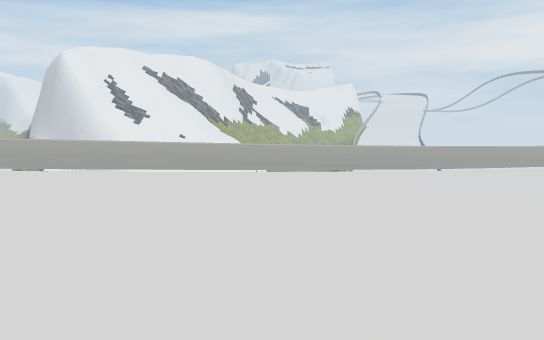
view 1 (above)

16 first-person views from a walk through a Unity game level. The camera is 1.5 m above the floor, tilts 6° down and sees 70° across. The floor is counted in squares, 2 m on a side. Each view is taken from the middle of a square. On the plan, view 1 faces up. The plan holds only what a view shows up to about 12 squares ahead; the rest is blank. The place goes on beyond the plan.

view 2
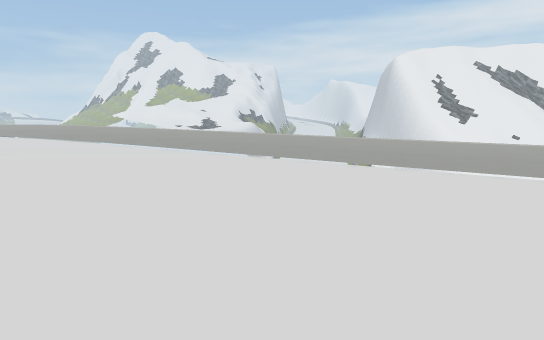

view 3
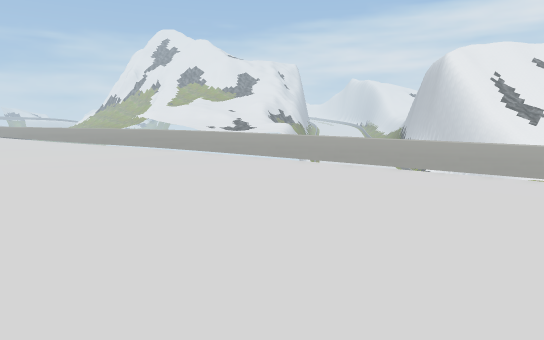

view 4
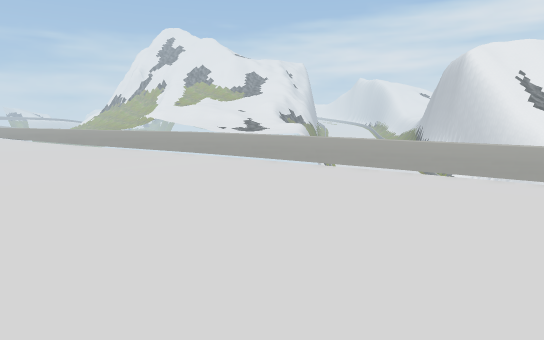

view 5
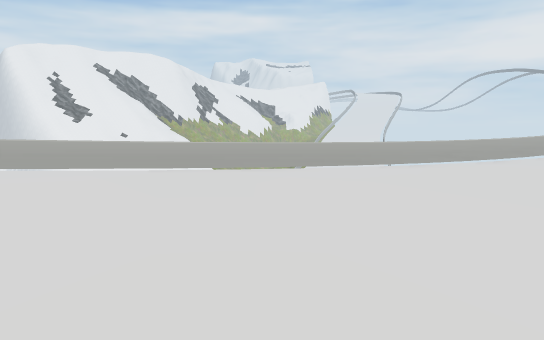

view 6
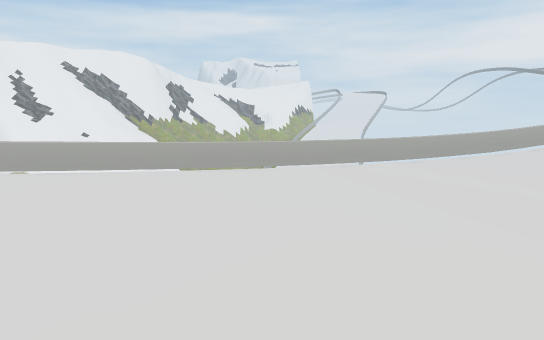

view 7
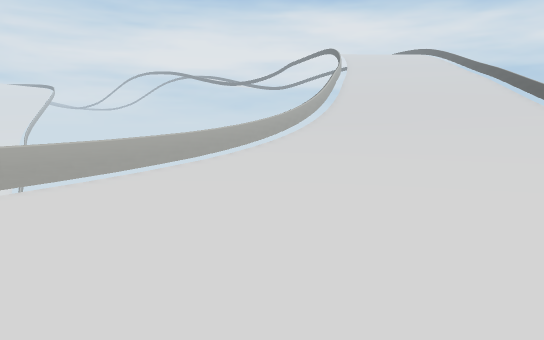

view 8
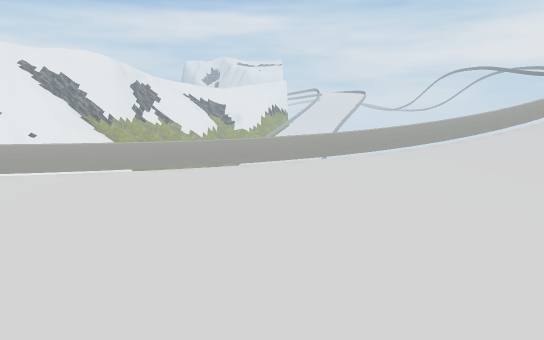

view 9
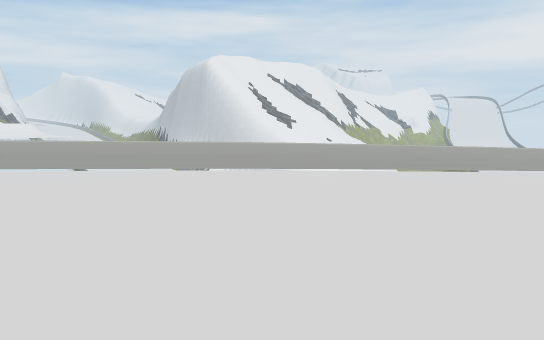

view 10
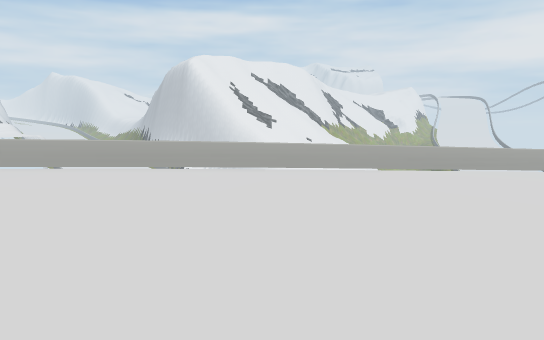

view 11
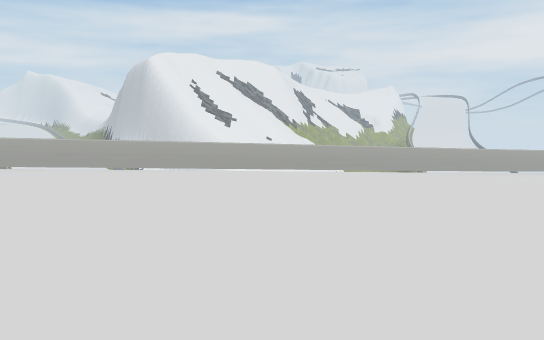

view 12
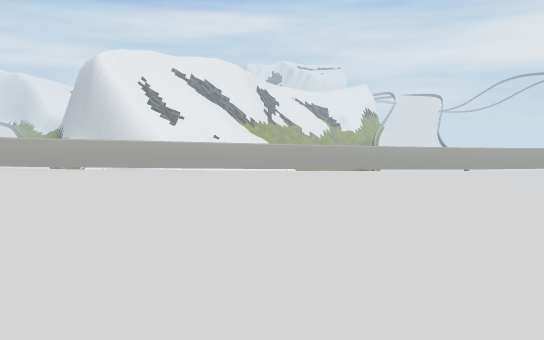

view 13
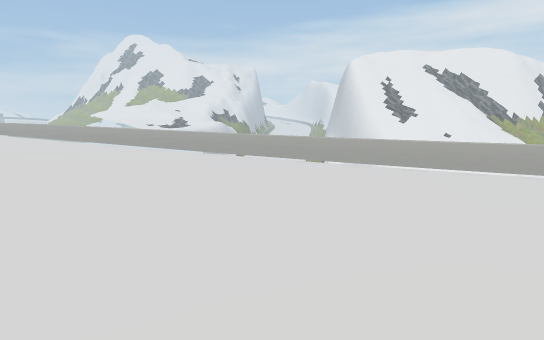

view 14
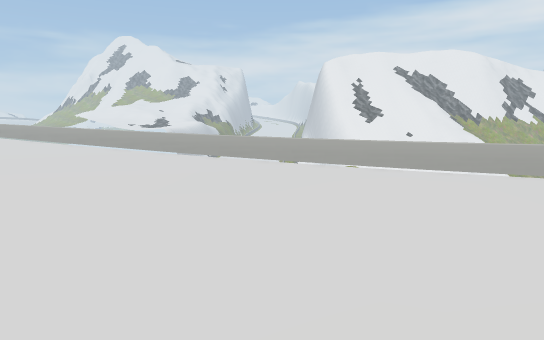

view 15
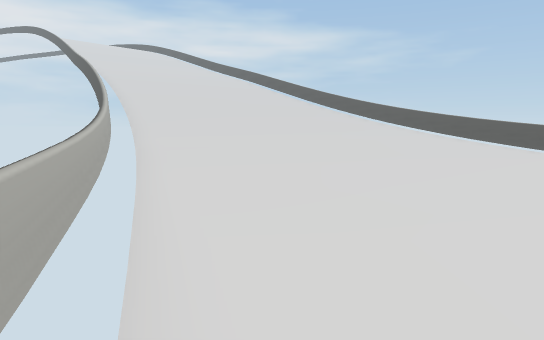

view 16
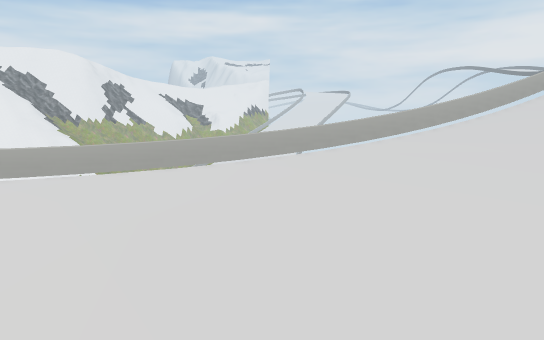

### Floor plan
Key: @ floor where view 1 was taken; # wall or solid block; . main floor; : floor 0.25 m higher than the main floor; - floor 0.25 m lower than the main floor; + floor 0.5 m higher than the main floor; _ floor 0.5 m lower than the main floor; < floor 0.75 m lower than the main floor; ( floor 1 m lower than the main floor; = window, fence, low wall or low ledge.
Columns run from 18 left of view 1 to 18 right of it. Each row starts with its distance up from view 1.
 14                                    ##
 13                                  #===
 12                                ===.:+
 11                           ##===__-..:
 10                        ##===(<<__-..:
  9                    ##====((((<<__-..:
  8                  ====<(((((((<<<__-..
  7              ====__<<<<(((((((<<__-..
  6        ##====--____<<<<(((((((<<__-..
  5  ##======....--_____<<<(((((((<<<__-.
  4 ===:::.......--_____<<<((((((((< _  =
  3 ::::::.......---____<<<<((((  (
  2 :::::::......---____<<<<(((
  1 :::::::.......--_____<<<
  0   :::::.......--__@
 -1   :::::....... -
 -2    ::::.  .
 -3     : :

Positions as (right, up) in squares from view 1, and headings:
1: (0, 0), facing up
2: (0, 0), facing up-left
3: (-5, -1), facing up-left
4: (-7, -1), facing up-left
5: (5, 1), facing up
6: (8, 2), facing up
7: (9, 5), facing up-right
8: (12, 3), facing up
9: (-14, -3), facing up
10: (-12, -3), facing up
11: (-8, -2), facing up
12: (-3, -1), facing up
13: (5, 1), facing up-left
14: (8, 2), facing up-left
15: (10, 10), facing right
16: (15, 4), facing up
